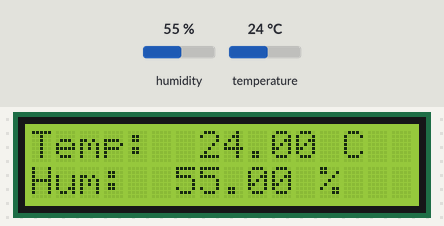
Bench run of a sketch on a simulated Arduino Uno, built with avr-gcc and run on an emulated ATmega328P. On the bench: 16×2 character LCD. The inputs (shaded band) are chosen by the test bench; at power-on: humidity 55 %, temperature 24 °C.

Above: at 1.2 s.
1.3 s: humidity set to 22 %
At 3.2 s:
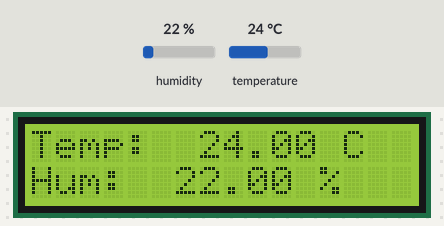
4.0 s: temperature set to 12 °C
At 4.5 s:
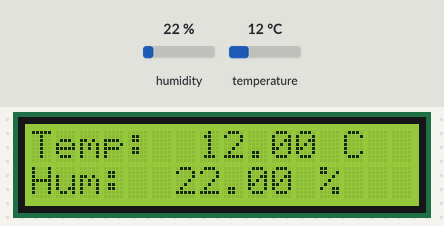
6.7 s: humidity set to 40 %
At 9.3 s:
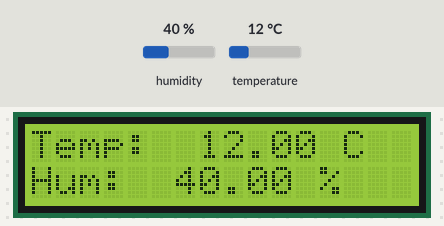
9.6 s: temperature set to 19 °C
At 10.5 s:
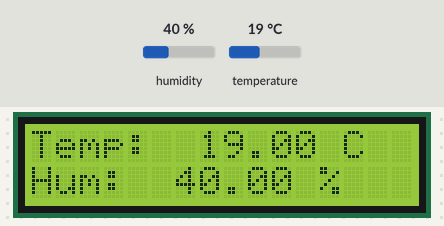
Timing chart, 0 to 12.6 s (numbered marks = the images above; inputs shaded):
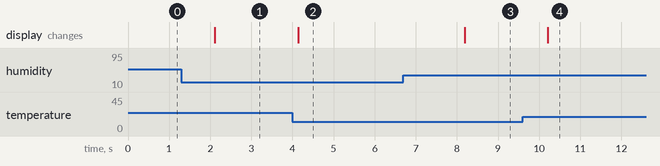

The sketch:

Temperature_lcd.ino
```cpp
#include <LiquidCrystal.h>
#include "DHT.h"
// define sensor and pins
#define DHTTYPE DHT11
const int rs = 10, en = 9, d4 = 8, d5 = 7, d6 = 6, d7 = 5;
LiquidCrystal lcd(rs, en, d4, d5, d6, d7);
const int sensor_pin = 12;
DHT dht(sensor_pin, DHTTYPE);

void setup() {
// setup the lcd and start the sensor
lcd.begin(16, 2);
lcd.setCursor(0, 0);
lcd.print("Temp: ");
lcd.setCursor(0, 1);
lcd.print("Hum: ");
dht.begin();
}

void loop() {
// read the sensors
float h = dht.readHumidity();
float t = dht.readTemperature();
// print the values to lcd
lcd.setCursor(7, 0);
lcd.print(t);
lcd.print(" C");
lcd.setCursor(6, 1);
lcd.print(h);
lcd.print(" %");
}
```

Measured:
- after the input at 1.3 s, the display: changes after 0.81 s (image 1)
- after the input at 4.0 s, the display: changes after 0.14 s (image 2)
- after the input at 6.7 s, the display: changes after 1.5 s (image 3)
- after the input at 9.6 s, the display: changes after 0.61 s (image 4)
